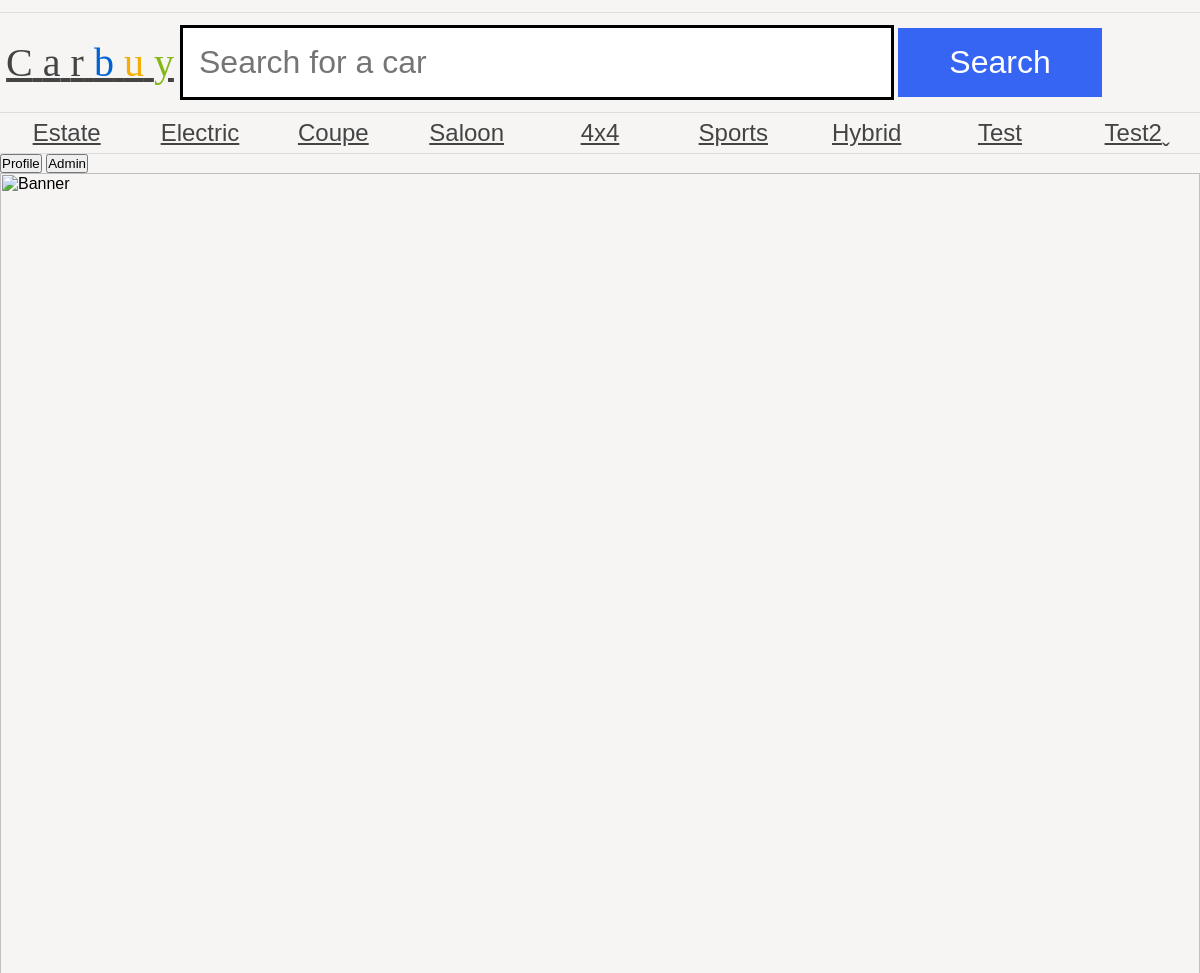
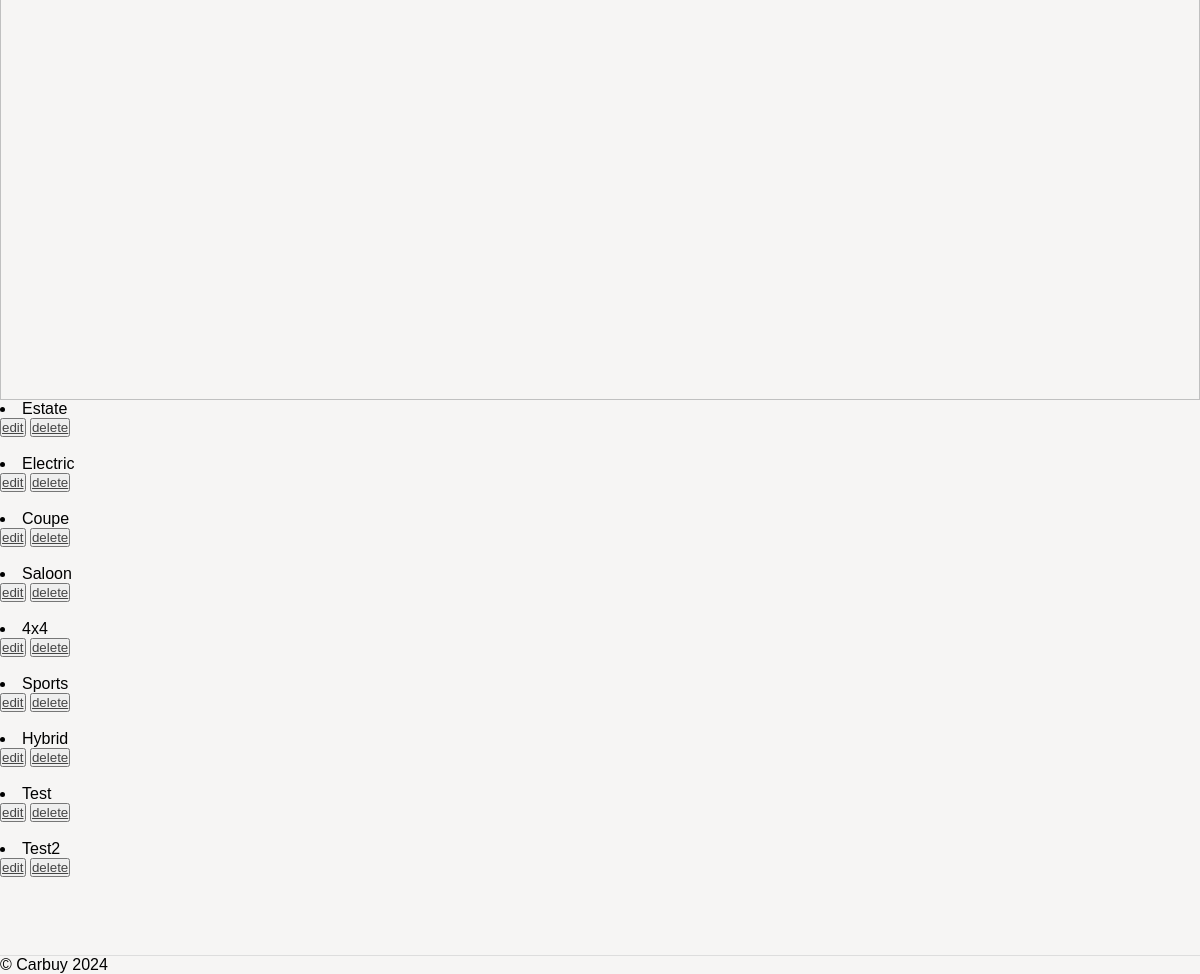
Page /as1/public/adminCategories.php (signed in) on the earlier database version (2 pictures, top to bottom).
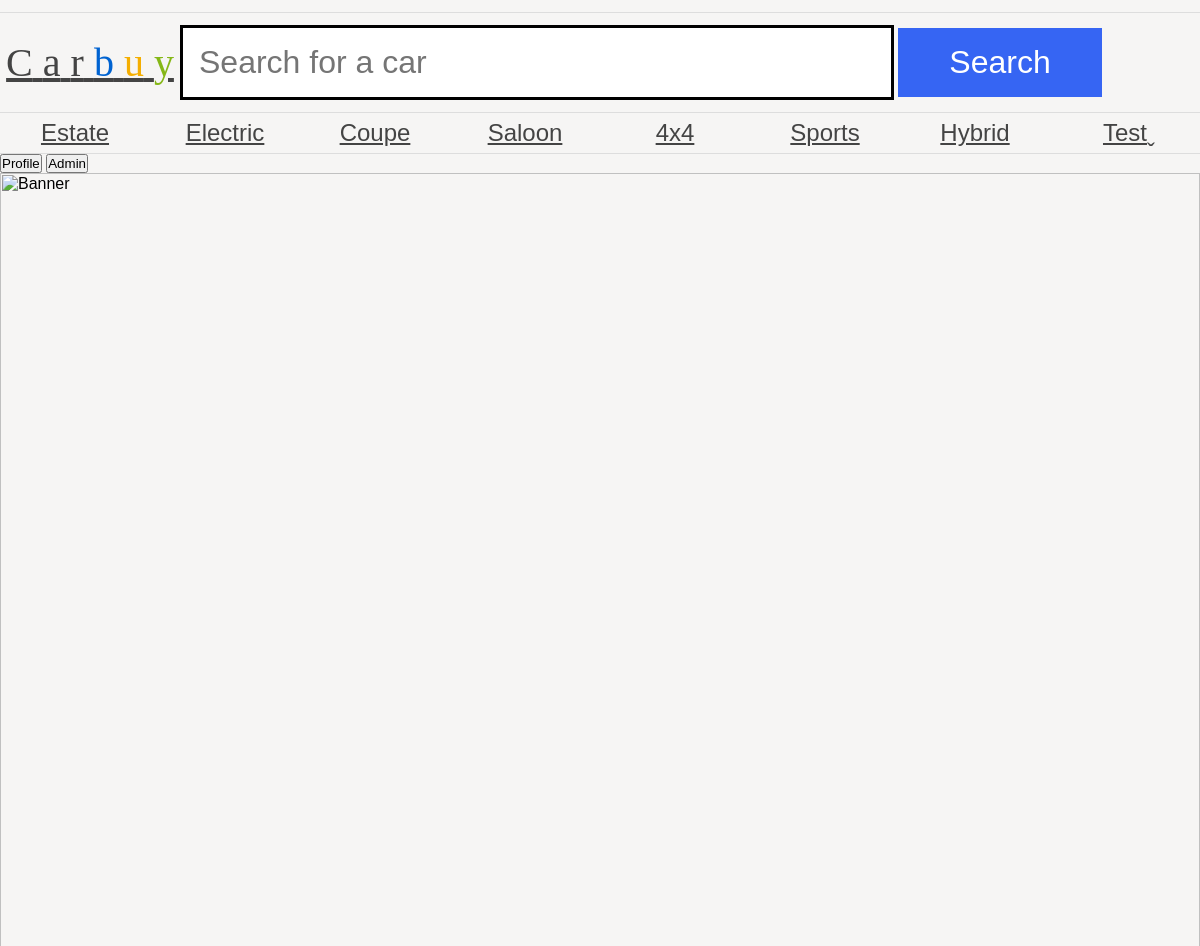
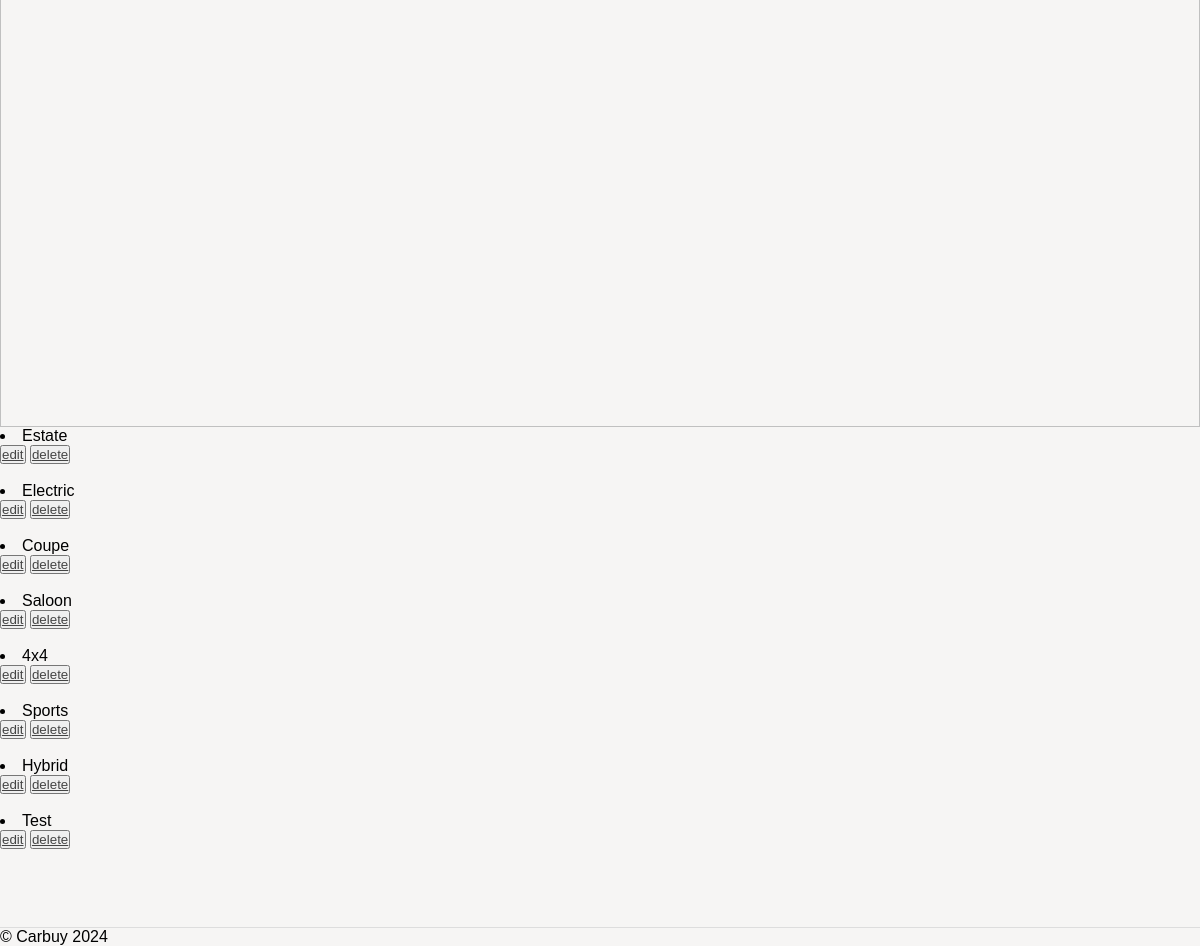
Same page on the later database version (2 pictures, top to bottom).
### tables this page shows
CREATE TABLE `category` (
  `category_id` int(11) NOT NULL AUTO_INCREMENT,
  `name` varchar(255) DEFAULT NULL,
  PRIMARY KEY (`category_id`)
);

### as1/public/dbConn.php (called while the page is built, shortened)
<?php
$username = "v.je";
$password = "v.je";
$conn = new PDO('mysql:dbname=assignment1;host=mysql', $username, $password, [PDO::ATTR_ERRMODE => PDO::ERRMODE_EXCEPTION]);
$getCategoryQuery = $conn->prepare('SELECT * FROM category');
$getCategoryQuery->execute();
$getCategory = $getCategoryQuery->fetchAll();
?>

### as1/public/adminCategories.php (the view, shortened to what this page needs)
<?php
require 'header.php';
if (isset($_SESSION['username'])) {
    if ($_SESSION['userRole'] === "admin") {
        include_once('dbConn.php');
        $categoryList = array_map(function ($categories) {
            $categoryName = $categories['name'];
            $categoryID = $categories['category_id'];
            return '<li>' . $categoryName . '</li>
                  <button><a href="editCategory.php?categoryID=' . $categoryID . '">edit </a></button>
                   <button> <a href="deleteCategory.php?categoryID=' . $categoryID . '">delete</a></button>
                    <br> <br>';
        }, $getCategory);
        echo implode('', $categoryList);
    } else {
        echo 'Access Denied. You do not have admin access.';
    }
} else {
    echo 'Please login first <a href="login.php"><button>Login Now!</button></a>';
}
require 'footer.php';

### as1/public/header.php (shortened to what this page needs)
<?php
require 'dbConn.php';
?>
<html>
<head>
	<link rel="stylesheet" href="carbuy.css" />
</head>
<body>
	<header>
		<a href="index.php">
			<h1><span class="C">C</span>
				<span class="a">a</span>
				<span class="r">r</span>
				<span class="b">b</span>
				<span class="u">u</span>
				<span class="y">y</span>
			</h1>
		</a>
		<form action="#">
			<input type="text" name="search" placeholder="Search for a car" />
			<input type="submit" name="submit" value="Search" />
		</form>
	</header>
	<nav>
		<ul>
			<?php
			array_map(function ($category) {
				$categoryName = $category['name'];
				$categoryID = $category['category_id'];
				echo '<li>' . '<a class="categoryLink" href="categoryPage.php?categoryID=' . $categoryID . '">' . $categoryName . '</a>' . '</li>';
			}, array_values($getCategory));
			?>
		</ul>
	</nav>
	<div class="headerButton" style="justify-content: center">
		<button>Profile</button>
	</div>
	<span class="HeaderButton">
		<button>Admin</button>
	</span>
	<img src="banners/1.jpg" alt="Banner" />
</body>
</html>

### as1/public/footer.php (shortened to what this page needs)
<!DOCTYPE html>
<html>
	<head>
    <link rel="stylesheet" href="carbuy.css" />
	</head>
	<body>
			<footer>
				&copy;  Carbuy 2024
			</footer>
	</body>
</html>

### as1/public/carbuy.css (style rules this page uses)
* { margin: 0; padding: 0; }
body { font-family: "Oxygen-Regular", sans-serif; background-color: #f6f5f4; max-width: 100vw; overflow-x: hidden; }
h1, h2, h3, h4 { font-weight: normal; }
a, a:visited { color: #444; }
header { margin-top: 1vw; font-family: "Univers-Light-Normal"; display: grid; grid-template-columns: 15% 85%; align-items: center; padding-top: 1vw; padding-bottom: 1vw; border-top: 1px solid #ddd; border-bottom: 1px solid #ddd; }
header h1 { text-align: center; font-size: 2.5em; }
form { display: block; }
header form input[type="text"] { border: 3px solid black; font-size: 2em; padding: 0.5em; width: 70%; }
body > img { width: 100vw; }
header form input[type="submit"] { background-color: #3665f3; color: white; width: 20%; font-size: 2em; padding: 0.5em; cursor: pointer; border: 0; }
header .b { color: #0063d1; }
header .u { color: #f4ae01; }
header .y { color: #85b716; }
body > nav { border-bottom: 1px solid #ddd; }
body > nav ul li:last-child a:after { content: "ˬ"; position: absolute; }
body > nav ul { display: flex; width: 100vw; list-style-type: none; }
body > nav ul li { flex: 1; }
body > nav ul li a { display: block; text-align: center; padding-top: 0.5vw; padding-bottom: 0.5vw; font-size: 1.5em; }
footer { margin-top: 5vw; border-top: 1px solid #ddd; }

### as1/public/header.php (style rules this page uses)
.HeaderButton { display: inline-block; position: relative; }

Differences in the rows shown:
removed category: name "Test2"
Other differences:
text no longer shown: "edit edit edit edit edit edit edit edit edit delete delete delete delete delete delete delete delete delete"
text now shown: "edit edit edit edit edit edit edit edit delete delete delete delete delete delete delete delete"
